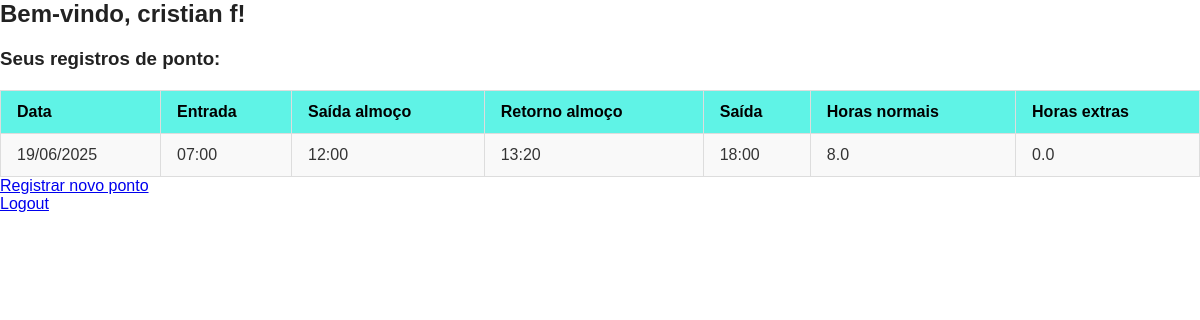
/funcionario (signed in), run on the app's committed database.
### app.py (models this page shows)
class Funcionario(db.Model):
    id = db.Column(db.Integer, primary_key=True)
    nome = db.Column(db.String(100), nullable=False)
    cpf = db.Column(db.String(14), unique=True, nullable=False)
    whatsapp = db.Column(db.String(20))
    senha = db.Column(db.String(100), nullable=False)
    registros = db.relationship('RegistroPonto', backref='funcionario', lazy=True)

class RegistroPonto(db.Model):
    id = db.Column(db.Integer, primary_key=True)
    funcionario_id = db.Column(db.Integer, db.ForeignKey('funcionario.id'), nullable=False)
    data = db.Column(db.Date, nullable=False)
    entrada = db.Column(db.String(5))
    saida_almoco = db.Column(db.String(5))
    retorno_almoco = db.Column(db.String(5))
    saida = db.Column(db.String(5))
    horas_normais = db.Column(db.Float)
    horas_extras = db.Column(db.Float)
    data_registro = db.Column(db.DateTime, default=datetime.utcnow)

### app.py (the view)
@app.route('/funcionario')
def funcionario_dashboard():
    if session.get('tipo') != 'funcionario':
        return redirect('/')
    user = Funcionario.query.get(session['user_id'])
    registros = RegistroPonto.query.filter_by(funcionario_id=user.id).all()
    return render_template('dashboard_funcionario.html', user=user, registros=registros)

### templates/dashboard_funcionario.html (shortened to what this page needs)
<!DOCTYPE html>
<html lang="pt-BR">
<head>
  <link rel="stylesheet" href="{{ url_for('static', filename='style.css') }}">
</head>
<body>
  <h2>Bem-vindo, {{ user.nome }}!</h2>
  <h3>Seus registros de ponto:</h3>
  <table border="1" cellpadding="8" cellspacing="0">
    <tr>
      <th>Data</th>
      <th>Entrada</th>
      <th>Saída almoço</th>
      <th>Retorno almoço</th>
      <th>Saída</th>
      <th>Horas normais</th>
      <th>Horas extras</th>
    </tr>
    {% for reg in registros %}
    <tr>
      <td>{{ reg.data.strftime('%d/%m/%Y') }}</td>
      <td>{{ reg.entrada }}</td>
      <td>{{ reg.saida_almoco }}</td>
      <td>{{ reg.retorno_almoco }}</td>
      <td>{{ reg.saida }}</td>
      <td>{{ reg.horas_normais }}</td>
      <td>{{ reg.horas_extras }}</td>
    </tr>
    {% endfor %}
  </table>
  <p><a href="{{ url_for('registrar_ponto') }}">Registrar novo ponto</a></p>
  <p><a href="{{ url_for('login') }}">Logout</a></p>
</body>
</html>

### static/style.css (style rules this page uses)
* { margin: 0; padding: 0; box-sizing: border-box; }
body { font-family: 'Montserrat', Arial, sans-serif; background-color: #ffffff; color: #333; min-height: 100vh; }
h1, h2, h3 { color: #222; margin-bottom: 20px; }
table { width: 100%; border-collapse: collapse; margin-top: 20px; }
table th, table td { border: 1px solid #ddd; padding: 12px 16px; text-align: left; }
table th { background-color: #5ff3e6; color: #000; font-weight: bold; }
table tr:nth-child(even) { background-color: #f9f9f9; }

### data on the page
Funcionario: nome "cristian f"
RegistroPonto: data "19/06/2025", entrada "07:00", saida_almoco "12:00", retorno_almoco "13:20", saida "18:00", horas_normais "8.0", horas_extras "0.0"
